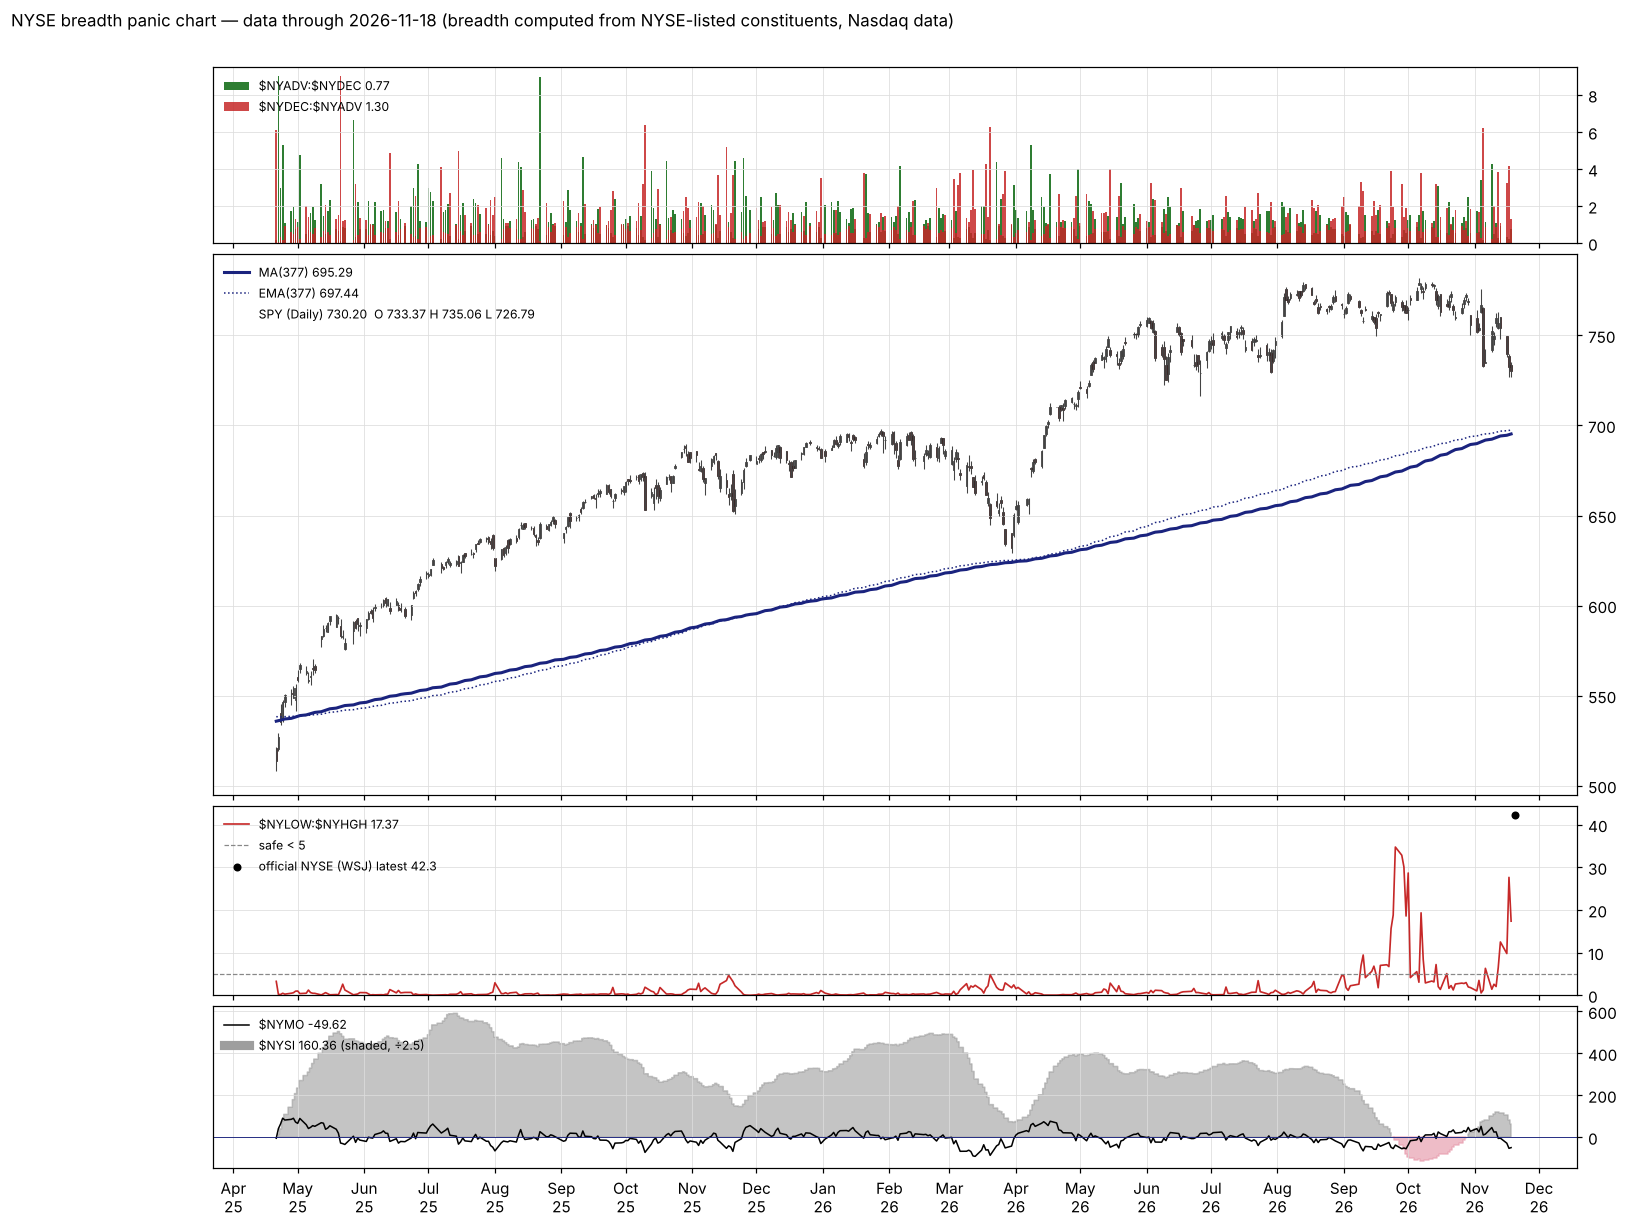

This chart was generated by the following Python code:
#!/usr/bin/env python3
"""NYSE 恐慌指标图 ($NYLOW:$NYHGH 等)，复刻 StockCharts 的四层布局。

Panels (top to bottom):
  1. $NYADV:$NYDEC and $NYDEC:$NYADV ratios (bars)
  2. SPY daily with MA(377) and EMA(377)
  3. $NYLOW:$NYHGH ratio  <- the "panic to hope" indicator
  4. McClellan Summation ($NYSI, shaded) and Oscillator ($NYMO, line)

Data: NYSE breadth is computed from every NYSE-listed common stock's daily
bars (Nasdaq public API), cached on disk and updated incrementally. WSJ's
Markets Diary gives the official NYSE counts for the latest sessions; they
are appended to official.csv every run so an official history accumulates.

Usage:
  python3 nyse_panic.py              # update data, draw chart, print summary
  python3 nyse_panic.py --no-update  # redraw from cache only
  python3 nyse_panic.py --discord    # also post summary + chart to Discord (if data date changed)
"""
import argparse, concurrent.futures as cf, datetime as dt, json, os, sys, time
import numpy as np, pandas as pd, requests

HERE = os.path.dirname(os.path.abspath(__file__))
CACHE = os.path.join(HERE, "cache_nyse")   # ~90 MB per-stock bars, not committed
OUT = HERE
UA = {"User-Agent": "Mozilla/5.0", "Accept": "application/json"}
NASDAQ = "https://api.nasdaq.com/api"
WSJ = ("https://www.wsj.com/market-data/stocks/marketsdiary?id=%7B%22application%22%3A%22WSJ%22%2C"
       "%22marketsDiaryType%22%3A%22diaries%22%7D&type=mdc_marketsdiary")
HISTORY_START = "2023-01-01"    # 1y look-back for 52w highs/lows + ~2y of chart
CHART_MONTHS = 19               # same window as the screenshot
LOOKBACK = 252                  # trading days in 52 weeks
SAFE_LEVEL = 5                  # post: "once the ratio drops below 5, it's safe again"
BAD_NAME = ("Warrant", " Units", " Rights")   # NYSE counts include preferreds & funds, so keep them


def get(url, tries=4):
    for i in range(tries):
        try:
            r = requests.get(url, headers=UA, timeout=30)
            if r.status_code == 200:
                return r.json()
        except (requests.RequestException, ValueError):
            pass
        time.sleep(1.5 * (i + 1))
    return None


def num(s):
    return float(str(s).replace("$", "").replace(",", "")) if s not in (None, "", "N/A") else np.nan


def history(sym, frm, to, assetclass="stocks"):
    j = get(f"{NASDAQ}/quote/{sym}/historical?assetclass={assetclass}&fromdate={frm}&todate={to}&limit=9999")
    rows = (((j or {}).get("data") or {}).get("tradesTable") or {}).get("rows") or []
    if not rows:
        return None
    df = pd.DataFrame(rows)
    df["date"] = pd.to_datetime(df["date"], format="%m/%d/%Y")
    for c in ("open", "high", "low", "close"):
        df[c] = df[c].map(num)
    return df.set_index("date").sort_index()[["open", "high", "low", "close"]]


def universe():
    j = get(f"{NASDAQ}/screener/stocks?tableonly=true&limit=10000&exchange=nyse")
    rows = j["data"]["table"]["rows"]
    return sorted(r["symbol"].strip().replace("/", ".") for r in rows
                  if not any(b in r["name"] for b in BAD_NAME))


def update_symbol(sym, today):
    path = os.path.join(CACHE, "stocks", f"{sym}.csv")
    sym = requests.utils.quote(sym)
    old = pd.read_csv(path, index_col=0, parse_dates=True) if os.path.exists(path) else None
    frm = HISTORY_START if old is None or old.empty else (old.index[-1] - pd.Timedelta(days=7)).strftime("%Y-%m-%d")
    new = history(sym, frm, today)
    if new is None:
        return sym, old is not None
    df = new if old is None else pd.concat([old[old.index < new.index[0]], new])
    df.to_csv(path)
    return sym, True


def update_all(workers=8):
    os.makedirs(os.path.join(CACHE, "stocks"), exist_ok=True)
    today = dt.date.today().isoformat()
    syms = universe()
    with open(os.path.join(CACHE, "universe.json"), "w") as f:
        json.dump(syms, f)
    ok = 0
    with cf.ThreadPoolExecutor(workers) as ex:
        for i, (s, good) in enumerate(ex.map(lambda s: update_symbol(s, today), syms), 1):
            ok += good
            if i % 250 == 0:
                print(f"  {i}/{len(syms)} symbols", file=sys.stderr)
    print(f"stocks updated: {ok}/{len(syms)}", file=sys.stderr)
    spy = history("SPY", "2021-01-01", today, "etf")
    if spy is not None:
        spy.to_csv(os.path.join(CACHE, "SPY.csv"))
    save_official()


def save_official():
    """Append WSJ's official NYSE diary (previous close is a finished session)."""
    j = get(WSJ)
    if not j:
        return None
    nyse = next(s for s in j["data"]["instrumentSets"] if s["headerFields"][0]["label"] == "NYSE")
    v = {i["id"]: i for i in nyse["instruments"]}
    snap = {k: {c: num(v[k][c]) for c in ("latestClose", "previousClose", "weekAgo")}
            for k in ("advances", "declines", "newhighs", "newlows")}
    snap["timestamp"] = j["data"]["timestamp"]
    with open(os.path.join(CACHE, "wsj_latest.json"), "w") as f:
        json.dump(snap, f, indent=1)
    return snap


def compute_breadth():
    syms = json.load(open(os.path.join(CACHE, "universe.json")))
    adv = dec = hi = lo = None
    for s in syms:
        p = os.path.join(CACHE, "stocks", f"{s}.csv")
        if not os.path.exists(p):
            continue
        d = pd.read_csv(p, index_col=0, parse_dates=True)
        d = d[~d.index.duplicated(keep="last")]
        if len(d) < 2:
            continue
        chg = d["close"].diff()
        # 52-week high/low vs the prior 252 sessions; needs a full year of history
        prior_hi = d["high"].shift(1).rolling(LOOKBACK, min_periods=LOOKBACK).max()
        prior_lo = d["low"].shift(1).rolling(LOOKBACK, min_periods=LOOKBACK).min()
        parts = [(chg > 0), (chg < 0), (d["high"] > prior_hi), (d["low"] < prior_lo)]
        parts = [x.astype(int) for x in parts]
        if adv is None:
            adv, dec, hi, lo = parts
        else:
            adv, dec, hi, lo = (a.add(b, fill_value=0) for a, b in zip((adv, dec, hi, lo), parts))
    b = pd.DataFrame({"adv": adv, "dec": dec, "highs": hi, "lows": lo}).iloc[1:]
    b = b[(b.adv + b.dec) > 500]      # drop half-populated dates (holidays, partial data)
    b["adv_dec"] = b.adv / b.dec.clip(lower=1)
    b["dec_adv"] = b.dec / b.adv.clip(lower=1)
    b["low_high"] = b.lows / b.highs.clip(lower=1)
    # StockCharts $NYMO/$NYSI use ratio-adjusted net advances (RANA)
    rana = 1000 * (b.adv - b.dec) / (b.adv + b.dec)
    b["nymo"] = rana.ewm(span=19, adjust=False).mean() - rana.ewm(span=39, adjust=False).mean()
    b["nysi"] = b["nymo"].cumsum()
    b.to_csv(os.path.join(OUT, "nyse_panic.csv"))
    return b


def draw(b, spy):
    import matplotlib
    matplotlib.use("Agg")
    import matplotlib.pyplot as plt, matplotlib.dates as mdates

    spy = spy.copy()
    spy["ma"] = spy.close.rolling(377).mean()
    spy["ema"] = spy.close.ewm(span=377, adjust=False).mean()
    start = b.index[-1] - pd.DateOffset(months=CHART_MONTHS)
    b, spy = b[b.index >= start], spy[spy.index >= start]
    nysi_base = b.nysi.iloc[0]
    b = b.assign(nysi=b.nysi - nysi_base + b.nymo.iloc[0])   # start summation inside the window

    fig, ax = plt.subplots(4, 1, figsize=(16, 13), sharex=True,
                           gridspec_kw={"height_ratios": [1.3, 4, 1.4, 1.2], "hspace": 0.04})
    green, red = "#2e7d32", "#c62828"
    last = b.iloc[-1]
    ax[0].bar(b.index, b.adv_dec.clip(upper=9), color=green, width=0.8, label=f"\\$NYADV:\\$NYDEC {last.adv_dec:.2f}")
    ax[0].bar(b.index, b.dec_adv.clip(upper=9), color=red, width=0.8, alpha=0.85,
              label=f"\\$NYDEC:\\$NYADV {last.dec_adv:.2f}")
    ax[0].set_ylim(0, 9.5)

    up = spy.close >= spy.open
    ax[1].vlines(spy.index, spy.low, spy.high, color="#444", lw=0.7)
    for m, c in ((up, "white"), (~up, red)):
        ax[1].bar(spy.index[m], (spy.close - spy.open)[m].abs().clip(lower=0.05),
                  bottom=np.minimum(spy.open, spy.close)[m], color=c, edgecolor="#222", width=0.7, lw=0.5)
    ax[1].plot(spy.index, spy.ma, color="#1a237e", lw=2, label=f"MA(377) {spy.ma.iloc[-1]:.2f}")
    ax[1].plot(spy.index, spy.ema, color="#1a237e", lw=1, ls=":", label=f"EMA(377) {spy.ema.iloc[-1]:.2f}")
    s = spy.iloc[-1]
    ax[1].plot([], [], " ", label=f"SPY (Daily) {s.close:.2f}  O {s.open:.2f} H {s.high:.2f} L {s.low:.2f}")

    ax[2].plot(b.index, b.low_high, color=red, lw=1.1, label=f"\\$NYLOW:\\$NYHGH {last.low_high:.2f}")
    ax[2].axhline(SAFE_LEVEL, color="#888", ls="--", lw=0.8, label=f"safe < {SAFE_LEVEL}")
    wp = os.path.join(CACHE, "wsj_latest.json")
    if os.path.exists(wp):
        w = json.load(open(wp))
        r = w["newlows"]["latestClose"] / max(w["newhighs"]["latestClose"], 1)
        ax[2].scatter([b.index[-1] + pd.Timedelta(days=2)], [r], color="black", zorder=5, s=18,
                      label=f"official NYSE (WSJ) latest {r:.1f}")
    ax[2].set_ylim(bottom=0)

    ax[3].fill_between(b.index, 0, b.nysi / 2.5, where=b.nysi >= 0, color="#9e9e9e", alpha=0.6, step="mid")
    ax[3].fill_between(b.index, 0, b.nysi / 2.5, where=b.nysi < 0, color="#e8a0b0", alpha=0.7, step="mid")
    ax[3].plot(b.index, b.nymo, color="black", lw=1, label=f"\\$NYMO {last.nymo:.2f}")
    ax[3].plot([], [], color="#9e9e9e", lw=6, label=f"\\$NYSI {last.nysi:.2f} (shaded, ÷2.5)")
    ax[3].axhline(0, color="#1a237e", lw=0.6)

    for a in ax:
        a.grid(color="#ddd", lw=0.5)
        a.yaxis.tick_right()
        a.legend(loc="upper left", fontsize=8, frameon=False)
    ax[3].xaxis.set_major_locator(mdates.MonthLocator())
    ax[3].xaxis.set_major_formatter(mdates.DateFormatter("%b\n%y"))
    fig.suptitle(f"NYSE breadth panic chart — data through {b.index[-1]:%Y-%m-%d} "
                 "(breadth computed from NYSE-listed constituents, Nasdaq data)", fontsize=11, x=0.01, y=0.92, ha="left")
    path = os.path.join(OUT, "nyse_panic.png")
    fig.savefig(path, dpi=110, bbox_inches="tight")
    return path


def summary(b):
    last, prev = b.iloc[-1], b.iloc[-2]
    rank = (b.low_high >= last.low_high).mean() * 100
    spikes = b.index[(b.low_high >= 20) & (b.low_high.shift(1) < 20)]
    lines = [
        f"Date {b.index[-1]:%Y-%m-%d} (computed from {len(json.load(open(os.path.join(CACHE, 'universe.json'))))} NYSE stocks)",
        f"  Adv {last.adv:.0f}  Dec {last.dec:.0f}  ADV:DEC {last.adv_dec:.2f}  DEC:ADV {last.dec_adv:.2f}",
        f"  New highs {last.highs:.0f}  New lows {last.lows:.0f}  LOW:HIGH {last.low_high:.1f} "
        f"(prev {prev.low_high:.1f}; higher than {100 - rank:.1f}% of days since {b.index[0]:%Y-%m})",
        f"  NYMO {last.nymo:.1f}  NYSI {last.nysi:.0f}",
        f"  Signal: " + ("PANIC — LOW:HIGH spike in progress, wait for it to fall below 5" if last.low_high >= SAFE_LEVEL
                         else "calm — LOW:HIGH below 5 (the post's 'safe' zone)"),
        f"  Past spikes >=20: " + ", ".join(f"{d:%Y-%m-%d}" for d in spikes[-8:]),
    ]
    p = os.path.join(CACHE, "wsj_latest.json")
    if os.path.exists(p):
        w = json.load(open(p))
        f = lambda k: w[k]["latestClose"]
        lines.append(f"Official NYSE (WSJ, {w['timestamp']}, latest; intraday if market open): "
                     f"adv {f('advances'):.0f} dec {f('declines'):.0f} highs {f('newhighs'):.0f} "
                     f"lows {f('newlows'):.0f} LOW:HIGH {f('newlows') / max(f('newhighs'), 1):.1f}")
    return "\n".join(lines)


def main():
    ap = argparse.ArgumentParser(description=__doc__, formatter_class=argparse.RawDescriptionHelpFormatter)
    ap.add_argument("--no-update", action="store_true", help="skip downloading, use cache")
    ap.add_argument("--workers", type=int, default=8)
    ap.add_argument("--discord", action="store_true", help="post to Discord when the data date changes")
    a = ap.parse_args()
    csv = os.path.join(OUT, "nyse_panic.csv")
    before = pd.read_csv(csv, index_col=0).index[-1] if os.path.exists(csv) else None
    if not a.no_update:
        update_all(a.workers)
    b = compute_breadth()
    spy = pd.read_csv(os.path.join(CACHE, "SPY.csv"), index_col=0, parse_dates=True)
    if b.index[-1] < pd.Timestamp.today().normalize() - pd.Timedelta(days=5):
        sys.exit(f"stale data: latest date {b.index[-1]:%Y-%m-%d}")
    text = summary(b)
    png = draw(b, spy)
    print(text)
    print("chart:", png)
    if a.discord and f"{b.index[-1]:%Y-%m-%d}" != before:
        from pathlib import Path
        from notify_discord import post, webhook_url
        if not webhook_url():
            sys.exit("no Discord webhook configured")
        post(webhook_url(), "**NYSE 恐慌指标** (新低/新高比)\n```\n" + text + "\n```", Path(png))
        print("posted to Discord")


if __name__ == "__main__":
    main()
